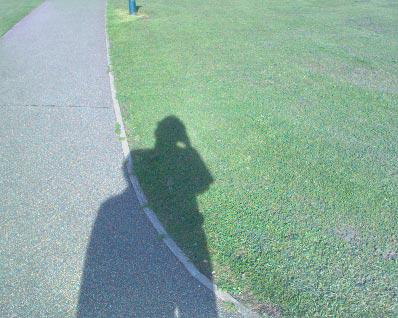
#> input picture samples/Shadow-removal/data/shadow_test.jpg, 398 x 318 px
$ python _experimental.py --input data/shadow_test.jpg
#> lines starting #> are read from the running program, lines starting #| are printed output that depends on the picture; long printed decimals are rounded
import math
import argparse
import cv2 as cv
import numpy as np
from matplotlib import pyplot as plt

U = np.array([ [1/math.sqrt(2), -1/math.sqrt(2), 0], [1/math.sqrt(6), 1/math.sqrt(6), -2/math.sqrt(6)] ]) # orthogonal matrix

def ShannonEntropy(I, bandwidth = 1):
    nbins = round((np.max(I) - np.min(I)) / bandwidth)
    P = np.histogram(I, nbins)[0] / I.size
    P = P[P != 0]
    return -np.sum(P * np.log2(P))

def projectOntoPlane(Rho, orthMatrix):
    return Rho @ orthMatrix.T

def getProjectedImage(Rho, radAngle):
    Chi = projectOntoPlane(Rho, U)
    I = Chi[:,:,0] * np.cos(radAngle) + Chi[:,:,1] * np.sin(radAngle)
    I = np.exp(I)
    return I

def convertToLogChromacitySpace(img):

    B = img[:, :, 0]
    G = img[:, :, 1]
    R = img[:, :, 2]
    B[B == 0] = 1.0
    G[G == 0] = 1.0
    R[R == 0] = 1.0

    logChr = np.zeros_like(img, dtype = np.float64)
    gMean = np.power((R * G * B), 1.0/3)
    logChr[:, :, 0] = np.log((B / gMean))
    logChr[:, :, 1] = np.log((G / gMean))
    logChr[:, :, 2] = np.log((R / gMean))

    logChrB = np.atleast_3d(logChr[:, :, 0])
    logChrG = np.atleast_3d(logChr[:, :, 1])
    logChrR = np.atleast_3d(logChr[:, :, 2])
    Rho = np.concatenate((logChrR, logChrG, logChrB), axis = 2) # log chromaticity on a plane
    return Rho

def solveProjection(img, Rho, nangles = 181):

    N = img.shape[0] * img.shape[1]
    Chi = projectOntoPlane(Rho, U)

    radians = np.radians(np.linspace(0, 180, nangles))
    Entropies = np.zeros(nangles, dtype = np.float64)
    for i, rad in enumerate(radians):
        I = Chi[:,:,0] * np.cos(rad) + Chi[:,:,1] * np.sin(rad)
        IMean = np.mean(I)
        IStd = np.std(I)
        lbound = IMean + 3.0 * (-IStd)
        rbound = IMean + 3.0 * (+IStd)
        IClipped = np.clip(I, lbound, rbound)
        binWidth = 3.5 * IStd * N**(-1/3)
        Entropies[i] = ShannonEntropy(IClipped, binWidth)

    minEntropy = np.min(Entropies)
    minEntropyIdx = np.argmin(Entropies)
    minEntropyAngle = radians[minEntropyIdx]
    return minEntropy, minEntropyAngle, Entropies

def L1(img, Rho, minEntropyAngle):
    N = img.shape[0] * img.shape[1]
    Chi = projectOntoPlane(Rho, U)
    e = np.array([-1 * math.sin(minEntropyAngle), math.cos(minEntropyAngle)])
    eT = np.array([np.cos(minEntropyAngle), np.sin(minEntropyAngle)])
    Ptheta = np.outer(eT, eT)
    Chitheta = Chi @ Ptheta.T
    I = Chi @ e
    Itheta = Chitheta @ e

    IMostBrightest = np.sort( I.reshape(I.shape[0] * I.shape[1]) )
    IMostBrightest = IMostBrightest[IMostBrightest.size - int(0.01*math.ceil(N)) : IMostBrightest.size]
    IMostBrightestTheta = np.sort( Itheta.reshape(Itheta.shape[0] * Itheta.shape[1]) )
    IMostBrightestTheta = IMostBrightestTheta[IMostBrightestTheta.size - int(0.01*math.ceil(N)) : IMostBrightestTheta.size]
    ChiExtralight = (np.median(IMostBrightest) - np.median(IMostBrightestTheta)) * e
    Chitheta += ChiExtralight

    Rhoti = Chitheta @ U
    cti = np.exp(Rhoti)
    ctiSum = np.sum(cti, axis = 2)
    ctiSum = ctiSum.reshape(cti.shape[0], cti.shape[1], 1)
    rti = cti / ctiSum

    # cv.imshow("I1D", cv.normalize(rti, 0, 255, cv.NORM_MINMAX))
    # cv.waitKey()

    # print(ChiExtralight)
    # exit();


if __name__ == "__main__":
    ap = argparse.ArgumentParser()
    ap.add_argument("-i", "--input", required=True, help="path to input image")
    args = ap.parse_args()
    print(">>> Input: ", args.input)

    # Prepare input
    img = cv.imread(args.input)
#> img is the input picture: shape (318, 398, 3); mean B, G, R 158.1, 171.2, 140.8
    img64 = cv.GaussianBlur(img.astype(np.float64), (3, 3), 1)

    # Infer intrinsic image
    Rho = convertToLogChromacitySpace(img64)
    minEntropy, minEntropyAngle, Entropies = solveProjection(img, Rho, nangles = 181)
#> the loop in solveProjection, `for i, rad in enumerate(radians):` made 181 passes
#> (IMean, IStd, lbound, rbound, binWidth, nbins in ShannonEntropy) on passes 1 to 3: (-0.149, 0.0723, -0.366, 0.0679, 0.00504, 79), (-0.149, 0.0723, -0.366, 0.0676, 0.00504, 79), (-0.15, 0.0724, -0.367, 0.0675, 0.00504, 80)
#> pass 1, in solveProjection, `IClipped = np.clip(I, lbound, rbound)`:
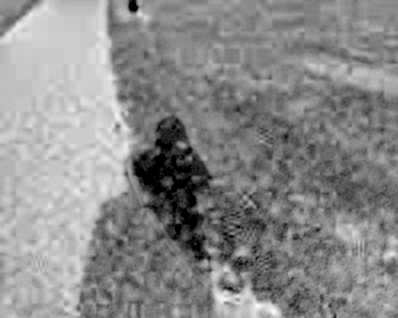
#> IClipped: shape (318, 398) float64; min -0.366, max 0.0322, mean -0.149; drawn with min black and max white
#> after the loop in solveProjection, `for i, rad in enumerate(radians):`:
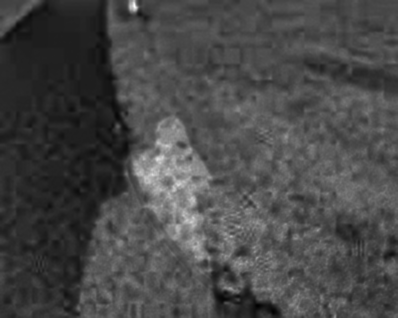
#> I: shape (318, 398) float64; min -0.0322, max 0.604, mean 0.149; drawn with min black and max white
#> after the loop in solveProjection, `for i, rad in enumerate(radians):`:
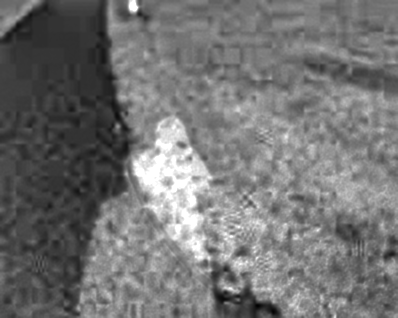
#> IClipped: shape (318, 398) float64; min -0.0322, max 0.366, mean 0.149; drawn with min black and max white
#> after the loop in solveProjection, `for i, rad in enumerate(radians):`: Entropies = 181 values, max 5.74 at index 168, min 5.01 at index 47, mean 5.47
#> in solveProjection, `minEntropy = np.min(Entropies)`: minEntropy = 5.01
#> in solveProjection, `minEntropyIdx = np.argmin(Entropies)`: minEntropyIdx = 47
#> in solveProjection, `minEntropyAngle = radians[minEntropyIdx]`: minEntropyAngle = 0.82
#> minEntropy = 5.01; minEntropyAngle = 0.82
    invariantAngle = minEntropyAngle + np.pi / 2 # invariantAngle = (158.0 * np.pi / 180.0)
#> invariantAngle = 2.39
    I1D = getProjectedImage(Rho, invariantAngle)
#> in getProjectedImage, `I = Chi[:,:,0] * np.cos(radAngle) + Chi[:,:,1] * np.sin(radAngle)`:
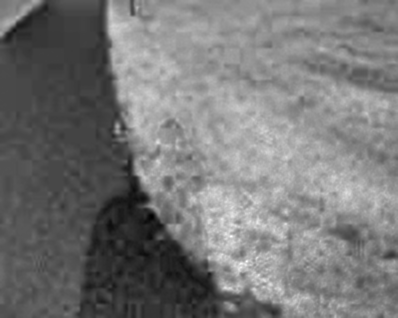
#> I: shape (318, 398) float64; min -0.146, max 0.365, mean 0.0937; drawn with min black and max white

    L1(img64, Rho, minEntropyAngle)
#> in L1, `e = np.array([-1 * math.sin(minEntropyAngle), math.cos(minEntropyAngle..`: e = [-0.731, 0.682]
#> in L1, `eT = np.array([np.cos(minEntropyAngle), np.sin(minEntropyAngle)])`: eT = [0.682, 0.731]
#> in L1, `Ptheta = np.outer(eT, eT)`: Ptheta = [[0.465, 0.499], [0.499, 0.535]]
#> in L1, `Itheta = Chitheta @ e`:
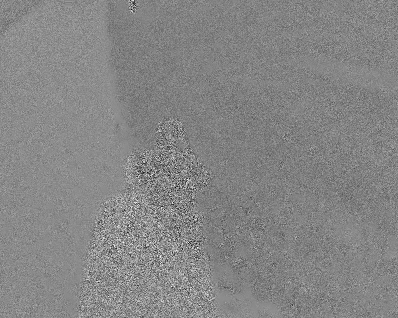
#> Itheta: shape (318, 398) float64; min -6.66e-17, max 5.46e-17, mean -3.04e-18; drawn with min black and max white
#> in L1, `IMostBrightest = IMostBrightest[IMostBrightest.size - int(0.01*math.ce..`: IMostBrightest = 1265 values from 0.251 to 0.365
#> in L1, `IMostBrightestTheta = IMostBrightestTheta[IMostBrightestTheta.size - i..`: IMostBrightestTheta = 1265 values from 2.11e-17 to 5.46e-17
#> in L1, `ChiExtralight = (np.median(IMostBrightest) - np.median(IMostBrightestT..`: ChiExtralight = [-0.192, 0.179]
#> in L1, `rti = cti / ctiSum`:
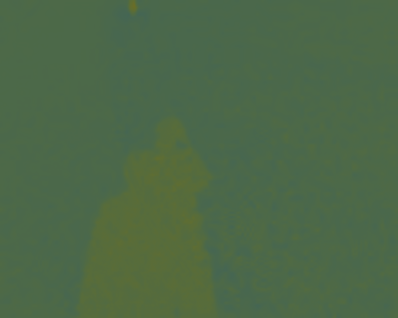
#> rti: shape (318, 398, 3) float64; mean of channels 0, 1, 2 0.282, 0.413, 0.305; drawn as B, G, R

    # Display results

    print(">>> Min entropy: ", minEntropy)
#| >>> Min entropy:  5.012
    print(">>> Min entropy angle (deg): ", np.rad2deg(minEntropyAngle))
#| >>> Min entropy angle (deg):  47.0

    Chi = projectOntoPlane(Rho, U)
    minX1, maxX1 = np.min(Chi[:,:,0]), np.max(Chi[:,:,0])
#> minX1 = -0.604; maxX1 = 0.0322
    minX2, maxX2 = np.min(Chi[:,:,1]), np.max(Chi[:,:,1])
#> minX2 = -0.522; maxX2 = 0.213
    chi1Range = maxX1 - minX1
#> chi1Range = 0.636
    chi2Range = maxX2 - minX2
#> chi2Range = 0.736
    chiCenter = np.array([(maxX1 + minX1) / 2.0, (maxX2 + minX2) / 2.0])
#> chiCenter = [-0.286, -0.155]
    chiHypot = np.hypot(chi1Range, chi2Range)
#> chiHypot = 0.972

    RotMatx = lambda rad : np.array([[np.cos(rad), -np.sin(rad)], [np.sin(rad), np.cos(rad)]], dtype = np.float32)
    def Shift(arrayXY, x, y):
        shiftX, shiftY = np.mean(arrayXY[0]) - x, np.mean(arrayXY[1]) - y
        arrayXY[0] -= shiftX
        arrayXY[1] -= shiftY

    lightnintDirection = np.array([[0, chiHypot], [0, 0]])
#> lightnintDirection = [[0, 0.972], [0, 0]]
    lightnintDirection = RotMatx(minEntropyAngle) @ lightnintDirection
#> lightnintDirection = [[0, 0.663], [0, 0.711]]
    Shift(lightnintDirection, chiCenter[0], chiCenter[1])
#> in Shift, `shiftX, shiftY = np.mean(arrayXY[0]) - x, np.mean(arrayXY[1]) - y`: shiftX = 0.617; shiftY = 0.51

    invatiantDirection = np.array([[0, chiHypot], [0, 0]])
#> invatiantDirection = [[0, 0.972], [0, 0]]
    invatiantDirection = RotMatx(invariantAngle) @ invatiantDirection
#> invatiantDirection = [[0, -0.711], [0, 0.663]]
    Shift(invatiantDirection, maxX1, maxX2)

    # Rotated Log Chromacity Gaussian
    def GaussianPDF(x, mu, var):
        denom = (2 * np.pi * var)**.5
        num = np.exp(-(x - mu)**2 / (2 * var))
        return num / denom
    I = Chi[:,:,0] * np.cos(minEntropyAngle) + Chi[:,:,1] * np.sin(minEntropyAngle)
    IMean = np.mean(I)
#> IMean = -0.118
    IStd = np.std(I)
#> IStd = 0.0952
    lbound = IMean + 3.0 * (-IStd)
#> lbound = -0.403
    rbound = IMean + 3.0 * (+IStd)
#> rbound = 0.168
    GaussXAxis = np.linspace(lbound, rbound, 100)
#> GaussXAxis = 100 values from -0.403 to 0.168
    GaussYAxis = GaussianPDF(GaussXAxis, IMean, IStd**2)
#> in GaussianPDF, `denom = (2 * np.pi * var)**.5`: denom = 0.239
#> in GaussianPDF, `num = np.exp(-(x - mu)**2 / (2 * var))`: num = 100 values, max 1 at index 49, min 0.0111 at index 0, mean 0.413
#> GaussYAxis = 100 values, max 4.19 at index 49, min 0.0466 at index 0, mean 1.73
    GaussYAxis /= np.linalg.norm(GaussYAxis)
#> GaussYAxis = 100 values, max 0.185 at index 49, min 0.00205 at index 0, mean 0.0763
    ChiGauss = np.array([[GaussXAxis, GaussYAxis]]).squeeze(0)
    ChiGauss = RotMatx(invariantAngle + np.pi) @ ChiGauss
    Shift(ChiGauss, 1.5 * maxX1, 1.5 * maxX2)

    # 2D Log Chromacities plot
    figChrom = plt.figure()
    figChrom.set_size_inches(9, 5)
    axChrom = figChrom.add_subplot(111)
    axChrom.set_aspect('equal', 'box')
    axChrom.set_title('2D Log Chromacities')
    axChrom.set_xlabel('χ1')
    axChrom.set_ylabel('χ2', rotation = 0)
    axChrom.scatter(Chi[:,:,0], Chi[:,:,1], marker = '.', color = 'dodgerblue', label = '2D log chromacity point')
    axChrom.plot(lightnintDirection[0], lightnintDirection[1], 'r--', label = 'Lightning direction')
    axChrom.plot(invatiantDirection[0], invatiantDirection[1], 'r-', label = 'Invariant direction')
    axChrom.plot(ChiGauss[0], ChiGauss[1], color = 'royalblue', label = 'Chi histogram distribution')
    axChrom.legend(bbox_to_anchor=(0.9, 1.1))

    # Entropies plot
    figEntropy = plt.figure()
    figEntropy.set_size_inches(9, 5)
    axEntropy = figEntropy.add_subplot(111)
    axEntropy.set_title('Entropies')
    axEntropy.set_xlabel('angle°')
    axEntropy.set_ylabel('entropy', rotation = 0)
    axEntropy.plot(Entropies, color = 'darkorange', label = 'Invariant direction')
    axEntropy.legend()

    # 1D Invariant image
    figI1D = plt.figure()
    figI1D.set_size_inches(9, 5)
    axI1D = figI1D.add_subplot(111)
    axI1D.set_title('1D illuminant invariant representation')
    axI1D.imshow(I1D, interpolation = 'bilinear', cmap = plt.cm.gray)

    plt.show()
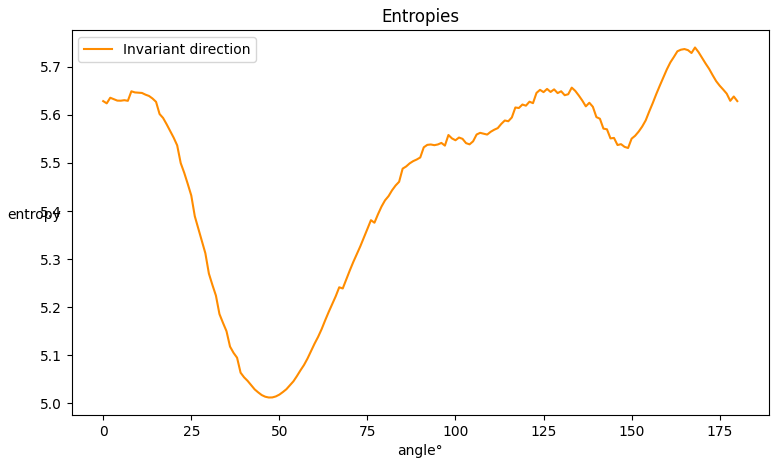
#> figure drawn by matplotlib, 1 panel; curve peaks at x = 168, y = 5.74

    # cv.imshow("I1D", cv.normalize(I1D, 0, 255, cv.NORM_MINMAX))
    # cv.waitKey()
